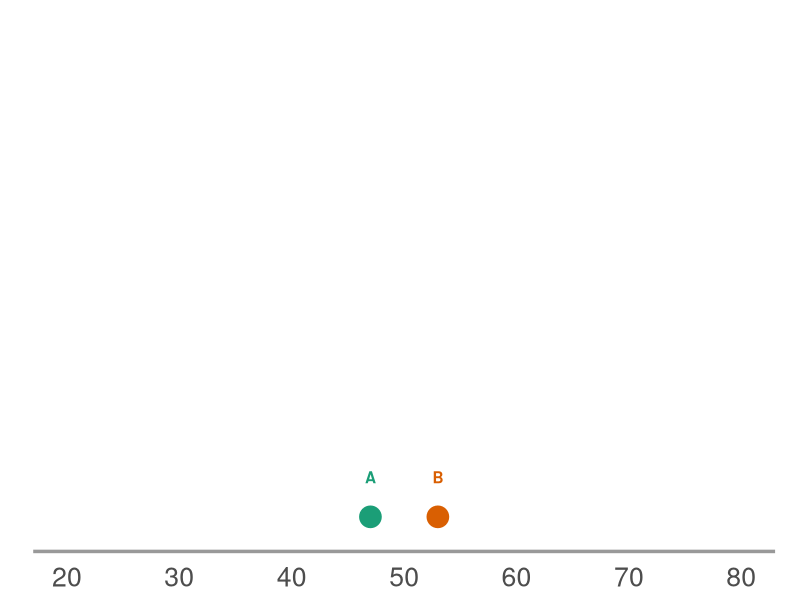
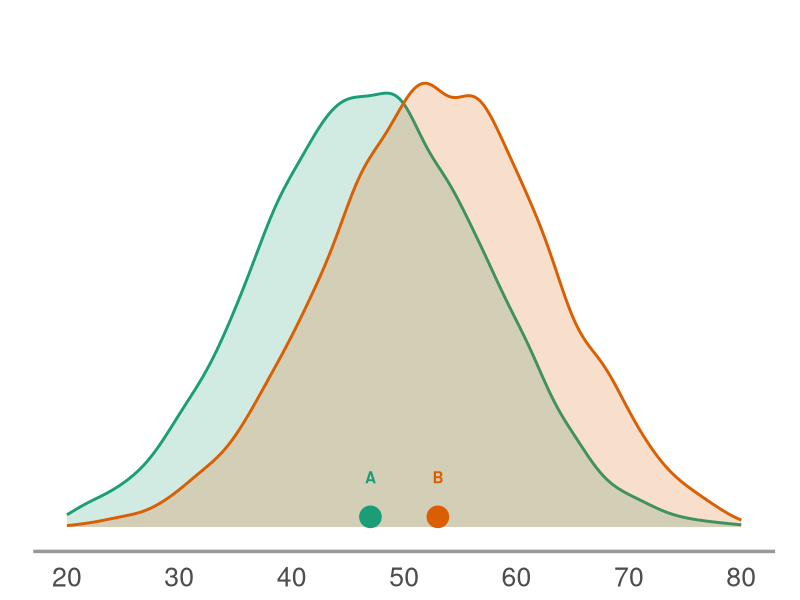
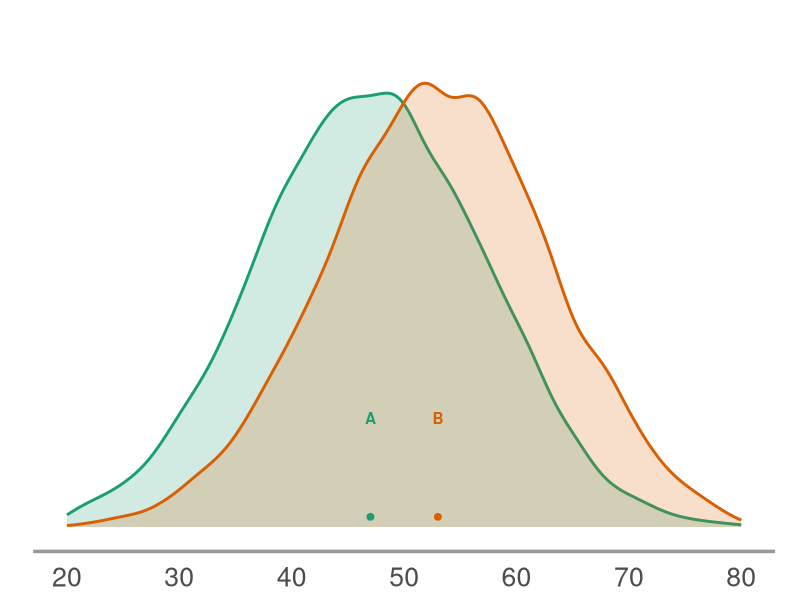
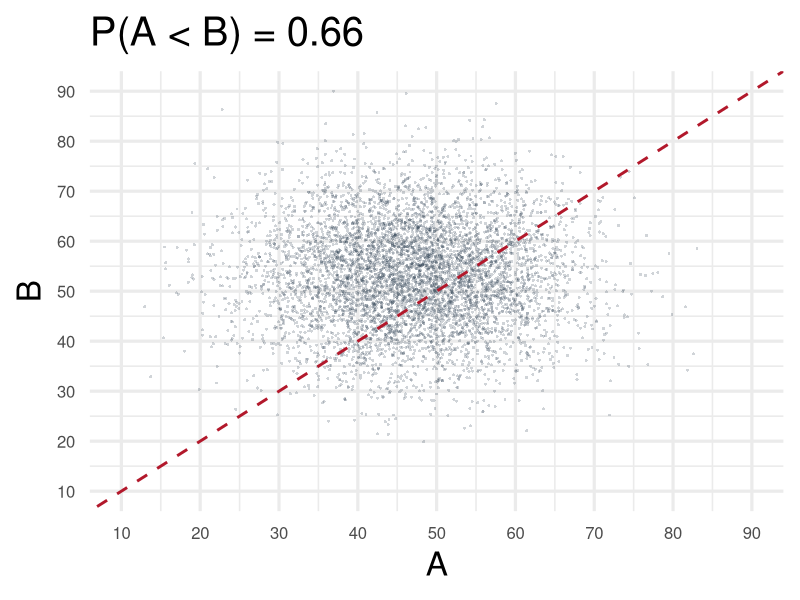
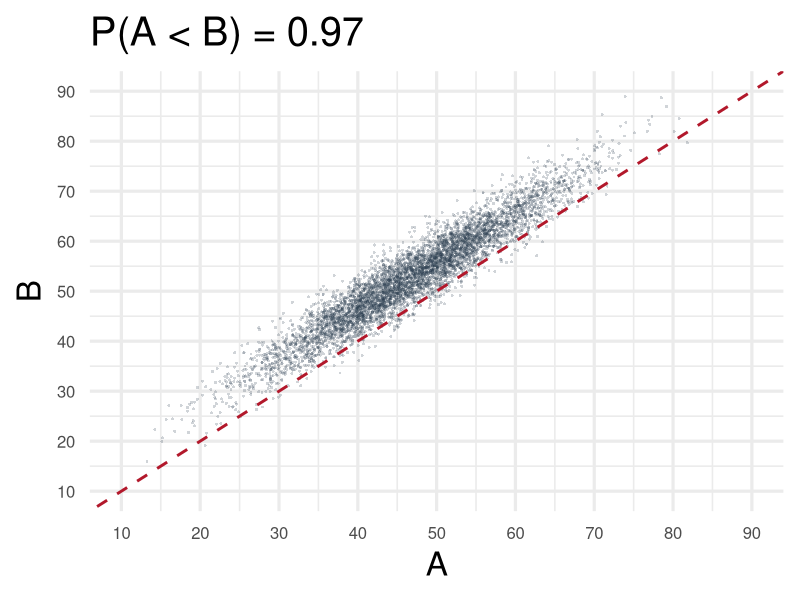
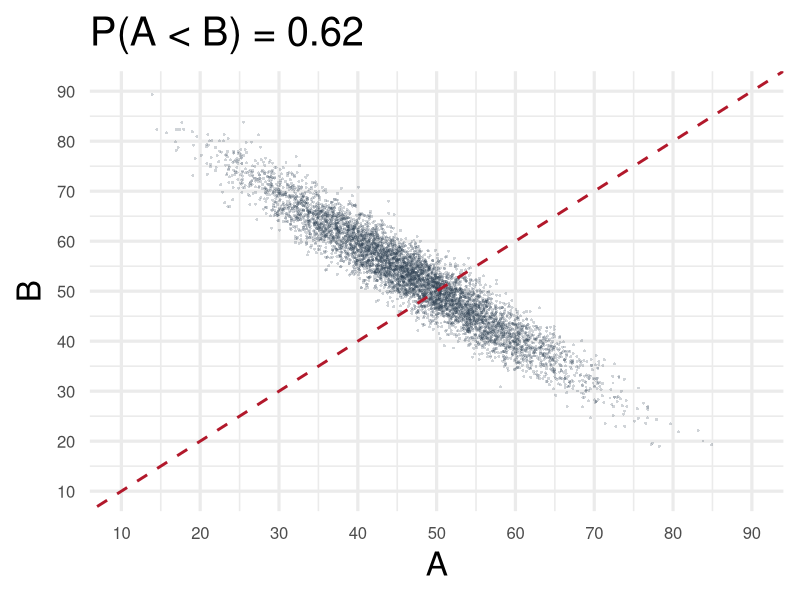
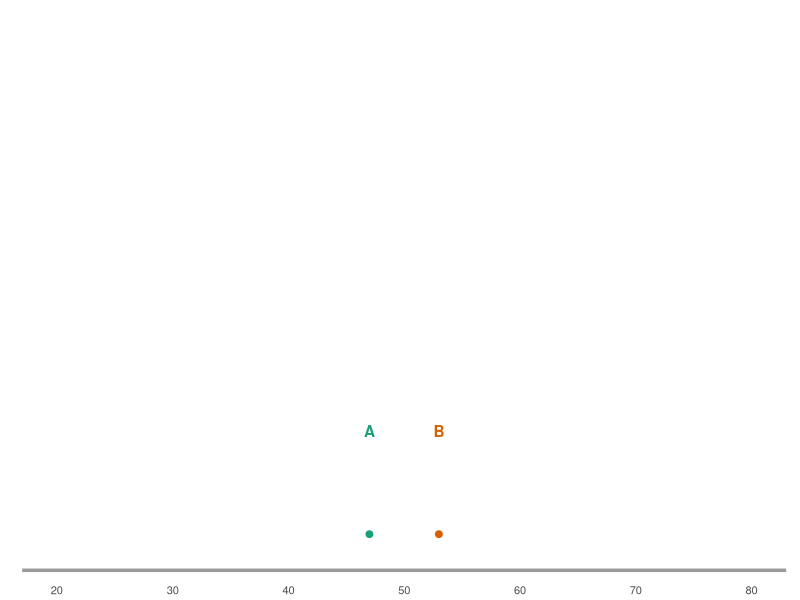
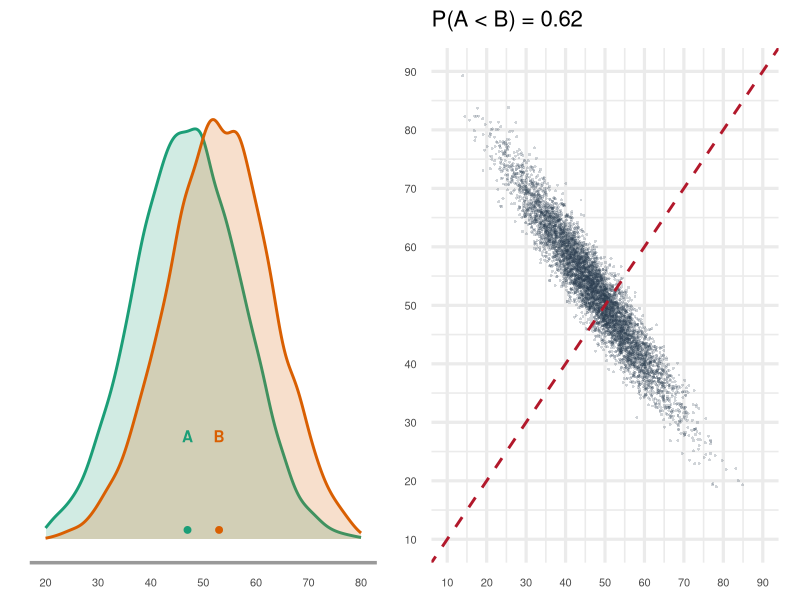

The R script that drew these images, in order:
## ---- chunk 1
#| include: false
library(data.table)
library(ggplot2)
library(patchwork)

set.seed(20260618)

mu_a <- 47
mu_b <- 53
sd_a <- 10
sd_b <- 10
n_sim <- 6000

scenario_dt <- data.table(
  scenario = c(
    "No correlation",
    "Strong positive correlation",
    "Strong negative correlation"
  ),
  rho = c(0, 0.95, -0.95)
)

simulate_pair <- function(n, mu_a, mu_b, sd_a, sd_b, rho) {
  z1 <- rnorm(n)
  z2 <- rnorm(n)
  data.table(
    A = mu_a + sd_a * z1,
    B = mu_b + sd_b * (rho * z1 + sqrt(1 - rho^2) * z2)
  )
}

sim_dt <- scenario_dt[
  ,
  simulate_pair(n_sim, mu_a, mu_b, sd_a, sd_b, rho),
  by = .(scenario, rho)
]

summary_dt <- sim_dt[, .(
  cor_ab = cor(A, B)
), by = .(scenario, rho)]

summary_dt[, `:=`(
  sd_diff = sqrt(sd_a^2 + sd_b^2 - 2 * rho * sd_a * sd_b),
  p_a_lt_b = pnorm((mu_b - mu_a) / sqrt(sd_a^2 + sd_b^2 - 2 * rho * sd_a * sd_b))
)]

hist_dt <- rbindlist(list(
  data.table(variable = "A", value = sim_dt[scenario == "No correlation", A]),
  data.table(variable = "B", value = sim_dt[scenario == "No correlation", B])
))

point_dt <- data.table(
  variable = c("A", "B"),
  x = c(mu_a, mu_b)
)

x_limits <- c(20, 80)
x_breaks <- seq(20, 80, 10)
hist_y_max <- max(
  density(hist_dt[variable == "A", value], from = x_limits[1], to = x_limits[2])$y,
  density(hist_dt[variable == "B", value], from = x_limits[1], to = x_limits[2])$y
)
common_y_limits <- c(0, hist_y_max * 1.12)
point_dt[, y := common_y_limits[2] * 0.02]

base_theme <- theme_minimal(base_size = 24) +
  theme(
    panel.grid.major = element_blank(),
    panel.grid.minor = element_blank(),
    plot.title.position = "plot",
    plot.margin = margin(5.5, 18, 5.5, 18)
  )

make_point_plot <- function(point_size = 7, nudge = 0.08) {
  ggplot(point_dt, aes(x = x, y = y, color = variable)) +
    geom_density(
      data = hist_dt,
      aes(x = value, fill = NULL, color = NULL),
      inherit.aes = FALSE,
      alpha = 0.10,
      linewidth = 0
    ) +
    geom_point(size = point_size) +
    geom_text(
      aes(label = variable),
      nudge_y = common_y_limits[2] * nudge,
      show.legend = FALSE,
      fontface = "bold"
    ) +
    scale_color_manual(values = c("A" = "#1b9e77", "B" = "#d95f02")) +
    scale_x_continuous(limits = x_limits, breaks = x_breaks) +
    scale_y_continuous(limits = common_y_limits) +
    labs(
      title = NULL,
      subtitle = NULL,
      x = NULL,
      y = NULL
    ) +
    base_theme +
    theme(
      axis.text.y = element_blank(),
      axis.ticks.y = element_blank(),
      axis.title.y = element_blank(),
      axis.line.x = element_line(color = "grey60", linewidth = 1.2),
      legend.position = "none"
    )
}

make_hist_plot <- function(point_size = 7, nudge= 0.08, ...) {
  ggplot(point_dt, aes(x = x, y = y, color = variable)) +
    geom_density(
      data = hist_dt,
      aes(x = value, fill = variable, color = variable),
      inherit.aes = FALSE,
      alpha = 0.2,
      linewidth = 1
    ) +
    geom_point(size = point_size) +
    geom_text(
      aes(label = variable),
      nudge_y = common_y_limits[2] * nudge,
      show.legend = FALSE,
      fontface = "bold", 
      linewidth = ...
        
    ) +
    scale_color_manual(values = c("A" = "#1b9e77", "B" = "#d95f02")) +
    scale_fill_manual(values = c("A" = "#1b9e77", "B" = "#d95f02")) +
    scale_x_continuous(limits = x_limits, breaks = x_breaks) +
    scale_y_continuous(limits = common_y_limits) +
    labs(
      title = NULL,
      subtitle = NULL,
      x = NULL,
      y = NULL
    ) +
    base_theme +
    theme(
      axis.text.y = element_blank(),
      axis.ticks.y = element_blank(),
      axis.title.y = element_blank(),
      axis.line.x = element_line(color = "grey60", linewidth = 1.2),
      legend.position = "none"
    )
}

make_scatter_plot <- function(scenario_name) {
  stats <- summary_dt[scenario == scenario_name]
  ggplot(sim_dt[scenario == scenario_name], aes(x = A, y = B)) +
    geom_point(alpha = 0.22, size = 0.7, color = "#2c3e50", shape = 16) +
    geom_abline(
      intercept = 0,
      slope = 1,
      linetype = "dashed",
      color = "#b2182b",
      linewidth = 1
    ) +
    scale_x_continuous(limits = c(10, 90), breaks = seq(10, 90, 10)) +
    scale_y_continuous(limits = c(10, 90), breaks = seq(10, 90, 10)) +
    labs(
      title = sprintf("P(A < B) = %.2f", stats$p_a_lt_b),
      subtitle = NULL,
      x = "A",
      y = "B"
    ) +
    theme_minimal(base_size = 24) +
    theme(
      axis.text = element_text(size = 12)
    )
}
## ---- chunk 2
#| fig-width: 9
#| fig-height: 4.2
make_point_plot()
## ---- chunk 3
#| fig-width: 9
#| fig-height: 4.2
make_hist_plot()
## ---- chunk 4
#| fig-width: 6.8
#| fig-height: 2.6
#| fig-align: center
make_hist_plot(point_size = 2, nudge = 0.2)
## ---- chunk 5
#| fig-width: 4.1
#| fig-height: 3.6
#| fig-align: center
make_scatter_plot("No correlation")
## ---- chunk 6
#| fig-width: 4.1
#| fig-height: 3.6
#| fig-align: center
make_scatter_plot("Strong positive correlation")
## ---- chunk 7
#| fig-width: 4.1
#| fig-height: 3.6
#| fig-align: center
make_scatter_plot("Strong negative correlation")
## ---- chunk 8
#| fig-width: 4
#| fig-height: 2.2
make_point_plot(point_size = 2, nudge = 0.2) +
  theme(
    axis.text.x = element_text(size = 8),
    plot.margin = margin(2, 10, 2, 10)
  )

## ---- chunk 9
#| fig-width: 8
#| fig-height: 2.2
p1 <- make_hist_plot(point_size = 2, nudge = 0.2) +
  theme(
    axis.text.x = element_text(size = 8),
    plot.margin = margin(2, 10, 2, 10)
  )

p2 <- make_scatter_plot("Strong negative correlation") +
  theme(
    plot.title = element_text(size = 16),
    axis.text = element_text(size = 8),
    axis.title = element_blank(),
    plot.margin = margin(2, 10, 2, 10)
  )

p1 + p2
